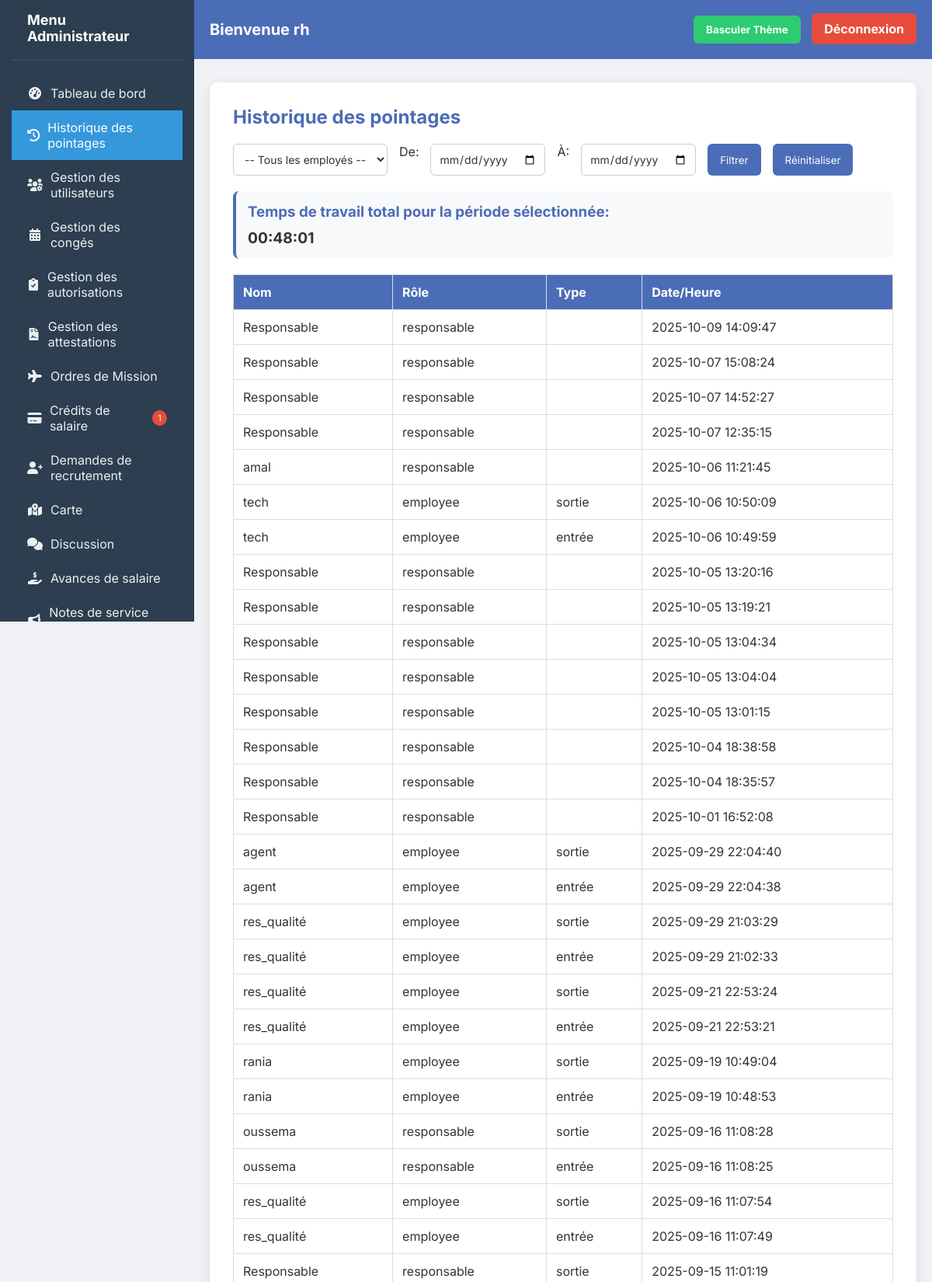
Screenshot of /admin_dashboard.php?page=pointage (signed in, upper part) with the database file from the repository.
### tables this page shows
CREATE TABLE `pointages` (
  `id` int(11) NOT NULL,
  `user_id` int(11) NOT NULL,
  `type` enum('entrée','sortie') NOT NULL,
  `timestamp` datetime DEFAULT current_timestamp()
);

CREATE TABLE `users` (
  `id` int(11) NOT NULL,
  `name` varchar(100) NOT NULL,
  `email` varchar(150) NOT NULL,
  `matricule` varchar(50) DEFAULT NULL,
  `password` varchar(255) NOT NULL,
  `role` enum('admin','employee','responsable','pdg') NOT NULL DEFAULT 'employee',
  `matiere` varchar(100) NOT NULL,
  `created_at` timestamp NOT NULL DEFAULT current_timestamp(),
  `date_embauche` date DEFAULT NULL,
  `is_active` tinyint(1) DEFAULT 1
);

### admin_dashboard.php (the view, shortened to what this page needs)
<?php
$name = $_SESSION['name'];
$pdo = new PDO("mysql:host=localhost;dbname=pointage", "root", "");
$pdo->setAttribute(PDO::ATTR_ERRMODE, PDO::ERRMODE_EXCEPTION);
$filterDateStart = $_GET['date_start'] ?? '';
$filterDateEnd = $_GET['date_end'] ?? '';
$currentPage = $_GET['page'] ?? 'dashboard';
?>
<!DOCTYPE html>
<html lang="fr">
<head>
  <link rel="stylesheet" href="https://cdnjs.cloudflare.com/ajax/libs/font-awesome/6.0.0-beta3/css/all.min.css">
  <link rel="stylesheet" href="https://unpkg.com/leaflet@1.9.4/dist/leaflet.css"
/>
</head>
<body>
<div class="sidebar">
  <div class="sidebar-header">
    <h2>Menu Administrateur</h2>
  </div>
  <ul class="sidebar-menu">
    <li>
      <a href="?page=dashboard" class="<?= $currentPage === 'dashboard' ? 'active' : '' ?>">
        <i class="fas fa-tachometer-alt"></i> Tableau de bord
      </a>
    </li>
    <li>
      <a href="?page=pointage" class="<?= $currentPage === 'pointage' ? 'active' : '' ?>">
        <i class="fas fa-history"></i> Historique des pointages
      </a>
    </li>
    <li>
      <a href="?page=utilisateurs" class="<?= $currentPage === 'utilisateurs' ? 'active' : '' ?>">
        <i class="fas fa-users-cog"></i> Gestion des utilisateurs
      </a>
    </li>
    <li>
      <a href="?page=conges" class="<?= $currentPage === 'conges' ? 'active' : '' ?>">
        <i class="fas fa-calendar-alt"></i> Gestion des congés
      </a>
    </li>
    <li>
      <a href="?page=autorisations" class="<?= $currentPage === 'autorisations' ? 'active' : '' ?>">
        <i class="fas fa-clipboard-check"></i> Gestion des autorisations
      </a>
    </li>
    <li>
    <a href="?page=attestations" class="<?= $currentPage === 'attestations' ? 'active' : '' ?>">
        <i class="fas fa-file-contract"></i> Gestion des attestations
    </a>
</li>
<li>
    <a href="?page=ordres_mission" class="<?= $currentPage === 'ordres_mission' ? 'active' : '' ?>">
        <i class="fas fa-plane"></i> Ordres de Mission
    </a>
</li>
<li>
    <a href="?page=credits_salaire" class="<?= $currentPage === 'credits_salaire' ? 'active' : '' ?>">
        <i class="fas fa-credit-card"></i> Crédits de salaire
        <?php
        $creditsEnAttente = $pdo->query("SELECT COUNT(*) as count FROM credits_salaire WHERE statut = 'en_attente'")->fetch()['count'];
        if ($creditsEnAttente > 0): ?>
            <span style="background: #e74c3c; color: white; border-radius: 50%; width: 20px; height: 20px; display: inline-flex; align-items: center; justify-content: center; font-size: 0.7rem; margin-left: 8px;">
                <?= $creditsEnAttente ?>
            </span>
        <?php endif; ?>
    </a>
</li>
<li>
    <a href="?page=recrutement" class="<?= $currentPage === 'recrutement' ? 'active' : '' ?>">
        <i class="fas fa-user-plus"></i> Demandes de recrutement
    </a>
</li>
    <li>
      <a href="?page=map" class="<?= $currentPage === 'map' ? 'active' : '' ?>">
        <i class="fas fa-map-marked-alt"></i> Carte
      </a>
    </li>
<li>
    <a href="?page=discussion" class="<?= $currentPage === 'discussion' ? 'active' : '' ?>">
        <i class="fas fa-comments"></i> Discussion
    </a>
</li>
<li>
    <a href="?page=avances_salaire" class="<?= $currentPage === 'avances_salaire' ? 'active' : '' ?>">
        <i class="fas fa-hand-holding-usd"></i> Avances de salaire
    </a>
</li>
<li>
    <a href="?page=notes_service" class="<?= $currentPage === 'notes_service' ? 'active' : '' ?>">
        <i class="fas fa-bullhorn"></i> Notes de service PDG
    </a>
</li>
  </ul>
</div>
<div class="main-content">
  <div class="header">
    <h1>Bienvenue <?= htmlspecialchars($name) ?></h1>
    <div>
      <button class="toggle-mode" onclick="toggleMode()">Basculer Thème</button>
      <a class="logout" href="logout.php">Déconnexion</a>
    </div>
  </div>
  <div class="dashboard">
<div id="pointage-section" class="<?= $currentPage !== 'pointage' ? 'hidden' : '' ?>">
  <h2>Historique des pointages</h2>
  <form method="get" class="filters">
    <select name="user_id">
      <option value="">-- Tous les employés --</option>
    </select>
    <label>De:</label>
    <input type="date" name="date_start" value="<?= htmlspecialchars($filterDateStart) ?>">
    <label>À:</label>
    <input type="date" name="date_end" value="<?= htmlspecialchars($filterDateEnd) ?>">
    <button type="submit">Filtrer</button>
    <button type="button" onclick="resetFilters()">Réinitialiser</button>
  </form>
  <?php
  $totalWorkTime = 0;
  $lastEntry = null;
  $currentUser = null;
  $queryWorkTime = "
    SELECT u.name, u.id as user_id, p.type, p.timestamp
    FROM pointages p
    JOIN users u ON p.user_id = u.id
    WHERE 1 ";
  $paramsWorkTime = [];
  $queryWorkTime .= " ORDER BY u.id, p.timestamp";
  $stmtWorkTime = $pdo->prepare($queryWorkTime);
  $stmtWorkTime->execute($paramsWorkTime);
  while ($row = $stmtWorkTime->fetch()) {
      if ($row['type'] == 'entrée') {
          $lastEntry = strtotime($row['timestamp']);
          $currentUser = $row['user_id'];
      } elseif ($row['type'] == 'sortie' && $lastEntry !== null && $currentUser == $row['user_id']) {
          $exitTime = strtotime($row['timestamp']);
          $totalWorkTime += ($exitTime - $lastEntry);
          $lastEntry = null;
      }
  }
  $hours = floor($totalWorkTime / 3600);
  $minutes = floor(($totalWorkTime % 3600) / 60);
  $seconds = $totalWorkTime % 60;
  if ($totalWorkTime > 0): ?>
  <div style="margin: 20px 0; padding: 15px; background-color: #f8f9fa; border-radius: 8px; border-left: 4px solid #4b6cb7;">
    <h3 style="margin: 0; color: #4b6cb7;">Temps de travail total pour la période sélectionnée:</h3>
    <p style="margin: 10px 0 0 0; font-size: 1.2rem; font-weight: bold;">
      <?= sprintf("%02d:%02d:%02d", $hours, $minutes, $seconds) ?>
    </p>
  </div>
  <?php endif; ?>
  <table>
    <tr>
      <th>Nom</th>
      <th>Rôle</th>
      <th>Type</th>
      <th>Date/Heure</th>
    </tr>
    <?php
    $query = "
      SELECT u.name, u.role, p.type, p.timestamp
      FROM pointages p
      JOIN users u ON p.user_id = u.id
      WHERE 1 ";
    $params = [];
    $query .= " ORDER BY p.timestamp DESC LIMIT 100";
    $stmt = $pdo->prepare($query);
    $stmt->execute($params);
    foreach ($stmt as $row):
    ?>
      <tr>
        <td><?= htmlspecialchars($row['name']) ?></td>
        <td><?= htmlspecialchars($row['role']) ?></td>
        <td><?= htmlspecialchars($row['type']) ?></td>
        <td><?= htmlspecialchars($row['timestamp']) ?></td>
      </tr>
    <?php endforeach; ?>
  </table>
</div>
  </div>
</div>
</body>
</html>

### admin_dashboard.php (style rules this page uses)
* { box-sizing: border-box; font-family: 'Inter', sans-serif; transition: all 0.3s ease; }
body { margin: 0; background: var(--bg-color); color: var(--text-color); display: flex; min-height: 100vh; }
:root { --bg-color: #f0f2f5; --text-color: #333; --header-bg: #4b6cb7; --header-text: white; --table-header: #4b6cb7; --table-header-text: white; --card-bg: white; --button-bg: #4b6cb7; --button-text: white; --sidebar-bg: #2c3e50; --sidebar-text: #ecf0f1; --sidebar-active: #3498db; --danger: #e74c3c; --warning: #f39c12; --success: #2ecc71; }
.sidebar { width: 250px; background: var(--sidebar-bg); color: var(--sidebar-text); padding: 20px 0; height: 100vh; position: sticky; top: 0; }
.sidebar-header { padding: 0 20px 20px; border-bottom: 1px solid rgba(255,255,255,0.1); margin-bottom: 20px; }
.sidebar-header h2 { margin: 0; font-size: 18px; color: white; }
.sidebar-menu { list-style: none; padding: 0; margin: 0; }
.sidebar-menu li a { display: flex; align-items: center; padding: 12px 20px; color: var(--sidebar-text); text-decoration: none; transition: all 0.2s; }
.sidebar-menu li a.active { background: var(--sidebar-active); color: white; }
.sidebar-menu li a i { margin-right: 10px; width: 20px; text-align: center; }
.main-content { flex: 1; display: flex; flex-direction: column; }
.header { background: var(--header-bg); color: var(--header-text); padding: 20px; display: flex; justify-content: space-between; align-items: center; }
.header h1 { margin: 0; font-size: 20px; }
.logout, .toggle-mode { background: var(--danger); padding: 10px 16px; border-radius: 6px; color: white; text-decoration: none; font-weight: bold; margin-left: 10px; cursor: pointer; border: none; }
.toggle-mode { background: var(--success); }
.dashboard { flex: 1; max-width: 1100px; margin: 30px auto; background: var(--card-bg); padding: 30px; border-radius: 10px; box-shadow: 0 4px 15px rgba(0,0,0,0.1); width: calc(100% - 40px); }
h2 { margin-top: 0; color: var(--button-bg); }
table { width: 100%; border-collapse: collapse; margin-top: 20px; }
th, td { padding: 12px; border: 1px solid #ddd; text-align: left; }
th { background: var(--table-header); color: var(--table-header-text); }
.filters { display: flex; gap: 15px; margin: 20px 0; flex-wrap: wrap; }
.filters select, .filters input { padding: 10px; border: 1px solid #ccc; border-radius: 6px; font-size: 14px; background: var(--card-bg); color: var(--text-color); }
.filters button { padding: 10px 16px; background: var(--button-bg); color: var(--button-text); border: none; border-radius: 6px; cursor: pointer; }
.sidebar { width: 250px; height: 100vh; overflow-y: auto; overflow-x: hidden; background-color: #2c3e50; padding: 15px; }

### rows the page displays
pointages: user.name "Responsable", user.role "responsable", timestamp "2025-10-09 14:09:47"
pointages: user.name "Responsable", user.role "responsable", timestamp "2025-10-07 15:08:24"
pointages: user.name "Responsable", user.role "responsable", timestamp "2025-10-07 14:52:27"
pointages: user.name "Responsable", user.role "responsable", timestamp "2025-10-07 12:35:15"
pointages: user.name "amal", user.role "responsable", timestamp "2025-10-06 11:21:45"
pointages: user.name "tech", user.role "employee", type "sortie", timestamp "2025-10-06 10:50:09"
pointages: user.name "tech", user.role "employee", type "entrée", timestamp "2025-10-06 10:49:59"
pointages: user.name "Responsable", user.role "responsable", timestamp "2025-10-05 13:20:16"
pointages: user.name "Responsable", user.role "responsable", timestamp "2025-10-05 13:19:21"
pointages: user.name "Responsable", user.role "responsable", timestamp "2025-10-05 13:04:34"
pointages: user.name "Responsable", user.role "responsable", timestamp "2025-10-05 13:04:04"
pointages: user.name "Responsable", user.role "responsable", timestamp "2025-10-05 13:01:15"
pointages: user.name "Responsable", user.role "responsable", timestamp "2025-10-04 18:38:58"
pointages: user.name "Responsable", user.role "responsable", timestamp "2025-10-04 18:35:57"
pointages: user.name "Responsable", user.role "responsable", timestamp "2025-10-01 16:52:08"
pointages: user.name "agent", user.role "employee", type "sortie", timestamp "2025-09-29 22:04:40"
pointages: user.name "agent", user.role "employee", type "entrée", timestamp "2025-09-29 22:04:38"
pointages: user.name "res_qualité", user.role "employee", type "sortie", timestamp "2025-09-29 21:03:29"
pointages: user.name "res_qualité", user.role "employee", type "entrée", timestamp "2025-09-29 21:02:33"
pointages: user.name "res_qualité", user.role "employee", type "sortie", timestamp "2025-09-21 22:53:24"
pointages: user.name "res_qualité", user.role "employee", type "entrée", timestamp "2025-09-21 22:53:21"
pointages: user.name "rania", user.role "employee", type "sortie", timestamp "2025-09-19 10:49:04"
pointages: user.name "rania", user.role "employee", type "entrée", timestamp "2025-09-19 10:48:53"
pointages: user.name "oussema", user.role "responsable", type "sortie", timestamp "2025-09-16 11:08:28"
pointages: user.name "oussema", user.role "responsable", type "entrée", timestamp "2025-09-16 11:08:25"
pointages: user.name "res_qualité", user.role "employee", type "sortie", timestamp "2025-09-16 11:07:54"
pointages: user.name "res_qualité", user.role "employee", type "entrée", timestamp "2025-09-16 11:07:49"
pointages: user.name "Responsable", user.role "responsable", type "sortie", timestamp "2025-09-15 11:01:19"

### other values shown
$creditsEnAttente "1"
$name "rh"
$hours "00"
$minutes "48"
$seconds "01"
